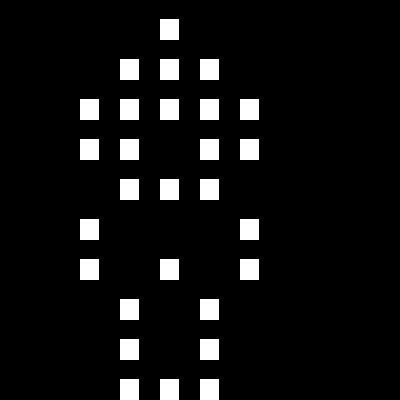

Tiled map render using the project's own tile images. Description and the map definition, with tile-layer contents summarised, below:
An orthogonal 10x10 tile map with 40x40 px tiles, 1 tile layer (Layer 1).

<map version="1.0" orientation="orthogonal" width="10" height="10" tilewidth="40" tileheight="40">
 <tileset firstgid="1" name="texture" tilewidth="40" tileheight="40" spacing="4" margin="4">
  <image source="texture.png" />
 </tileset>
 <layer name="Layer 1" width="10" height="10">
  <data>[100 cells, 28 non-empty, 1 distinct tile ids]</data>
 </layer>
</map>
